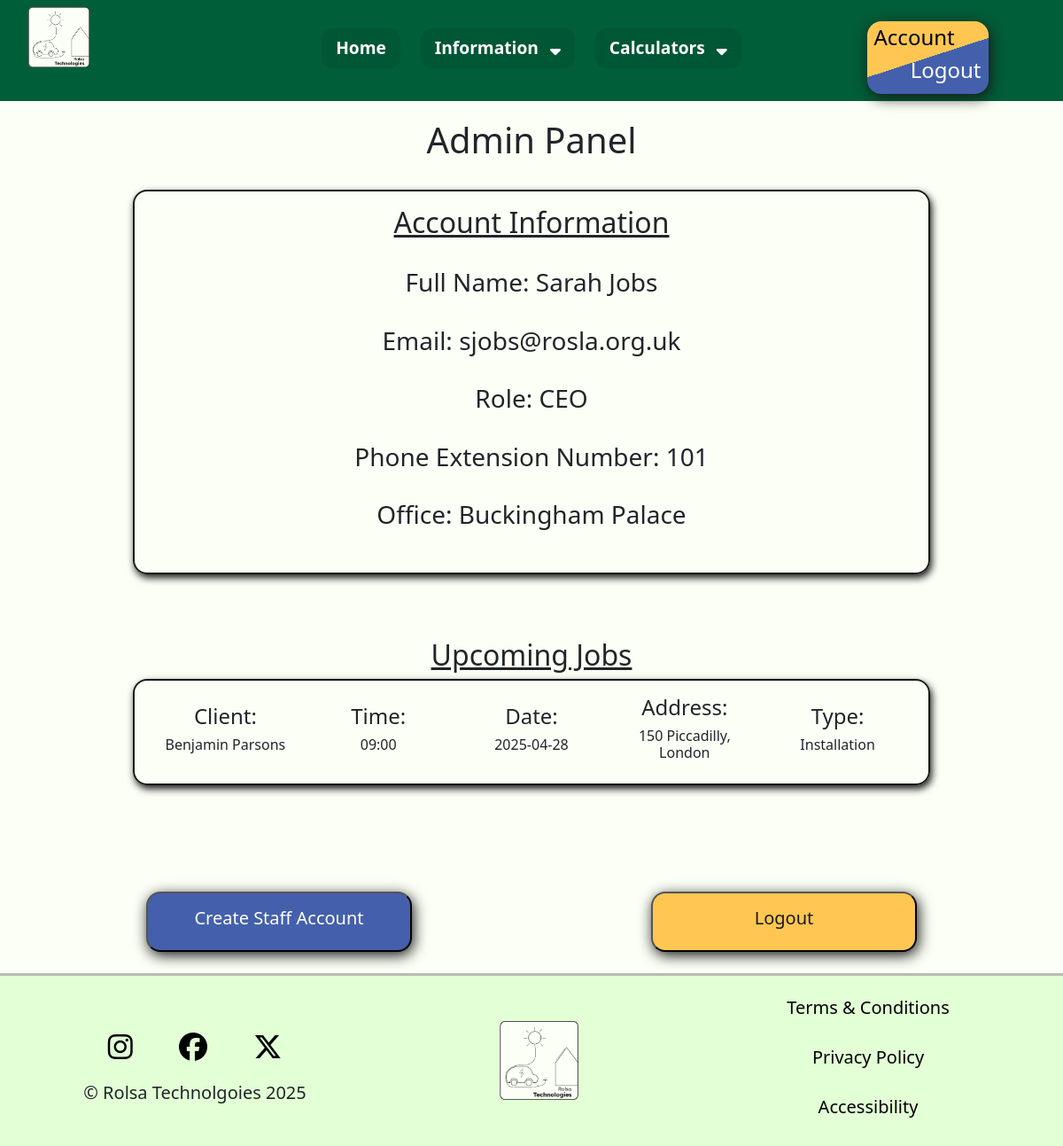
The app's page /admin (signed in) with its own data.
### tables this page shows
CREATE TABLE Staff(
    StaffID INTEGER NOT NULL,
    AccountID INTEGER NOT NULL,
    FullName VARCHAR(255) NOT NULL,
    Role VARCHAR(25) NOT NULL,
    OfficeID INTEGER NOT NULL,
    PhoneExt VARCHAR(3) NOT NULL,
    PRIMARY KEY (StaffID),
    FOREIGN KEY (AccountID) REFERENCES Account(AccountID),
    FOREIGN KEY (OfficeID) REFERENCES Office(OfficeID)
);

CREATE TABLE Account (
    AccountID INTEGER NOT NULL,
    Email BOOLEAN DEFAULT 1,
    Password VARCHAR(255) NOT NULL,
    AccountTypeID INTEGER DEFAULT 1,
    PRIMARY KEY (AccountID),
    FOREIGN KEY (AccountTypeID) REFERENCES AccountType(AccountTypeID)
);

CREATE TABLE Office(
    OfficeID INTEGER NOT NULL,
    OfficeName VARCHAR(50) NOT NULL,
    Address TEXT NOT NULL,
    Postcode VARCHAR(8) NOT NULL,
    PRIMARY KEY (OfficeID)
);

CREATE TABLE Personal(
    AccountID INTEGER NOT NULL,
    FullName VARCHAR(255) NOT NULL,
    DateOfBirth DATE,
    Address TEXT,
    Postcode VARCHAR(8),
    FOREIGN KEY (AccountID) REFERENCES Account(AccountID)
);

CREATE TABLE BookingType (
    BookingTypeID INTEGER NOT NULL,
    Title VARCHAR(25) NOT NULL,
    PRIMARY KEY (BookingTypeID)
);

### main.py (the view)
@app.route("/admin")
def admin():
    staff = session.get('type', None)
    account = session.get('account', None)
    if staff == 3:
        AccountInformation = Get.RetrieveAdmins(account)
        UnassignedWork = Get.UnassignedJobs()
        UpcomingWork = Get.UpcomingJobs(account)
        return render_template("admin.html", AccountInformation = AccountInformation, UnassignedWork = UnassignedWork, UpcomingWork = UpcomingWork)
    else:
        return redirect("/account")

### get.py (called while the page is built, shortened)
def RetrieveAdmins(account):
    AccountInformation = {}
    con = sqlite3.connect("RolsaDB.db")
    cursor = con.cursor()
    cursor.execute("SELECT FullName, Email, Role, PhoneExt, OfficeName FROM Account JOIN Staff ON Account.AccountID = Staff.AccountID JOIN Office ON Staff.OfficeID = Office.OfficeID WHERE Email = ?", (account,))
    Admin = cursor.fetchone()
    con.close()
    AccountInformation = {
        'Name': Admin[0],
        'Email': Admin[1],
        'Role': Admin[2],
        'PhoneExt': Admin[3],
        'Office': Admin[4]
    }
    return AccountInformation

def UnassignedJobs():
    UnassignedWork = {}
    con = sqlite3.connect("RolsaDB.db")
    cursor = con.cursor()
    current_time = datetime.now().strftime('%Y-%m-%d %H:%M:%S')
    cursor.execute("SELECT SS.BookingID FROM StaffSchedule SS JOIN Booking B ON SS.BookingID = B.BookingID WHERE StaffID IS NULL AND B.BookingTypeID = 1 AND ForDateTime >= ?", (current_time,))
    Unassigned = cursor.fetchall()
    con.close()
    return UnassignedWork

### main.py (called while the page is built)
@app.context_processor
def inject_global_data():
    return {
        "account": session.get('account', None), #email address is considered as account
        "type": session.get('type', None) #type is considered as account type (Personal, Business, Admin)
    }

### templates/admin.html (shortened to what this page needs)
{% extends "base.html" %}
{% block css %}
    <link rel="stylesheet" href="{{ url_for('static', filename='css/admin.css') }}">
{% endblock %}
{% block content %}
    <h1>Admin Panel</h1>
    <br>
    <div class="infobox">
    <center>
        <h2>Account Information</h2>
        <br>
        <h3>Full Name: {{AccountInformation.Name}}</h3><br>
        <h3>Email:  {{AccountInformation.Email}}</h3><br>
        <h3>Role:  {{AccountInformation.Role}}</h3><br>
        <h3>Phone Extension Number:  {{AccountInformation.PhoneExt}}</h3><br>
        <h3>Office:  {{AccountInformation.Office}}</h3><br>
    </center>
</div><br><br><br>
<h2>Upcoming Jobs</h2>
{% if UpcomingWork %}
{% for counter, job in UpcomingWork.items() %}
<div class="infobox">
  <div class="container text-center">
    <div class="row align-items-center">
      <div class="col">
        <h4>Client:</h4>
        <h6>{{ job.Name }}</h6>
      </div>
      <div class="col">
        <h4>{% if job.Type == "Not Continuing" %}Cancelled{% endif%} Time:</h4>
        <h6>{{ job.Time }}</h6>
      </div>
      <div class="col">
        <h4>{% if job.Type == "Not Continuing" %}Cancelled{% endif%} Date:</h4>
        <h6>{{ job.Date }}</h6>
      </div>
      <div class="col">
        <h4>Address:</h4>
        <h6>{{ job.Address }}</h6>
      </div>
      <div class="col">
        <h4>Type:</h4>
        {% if job.Type == "Not Continuing" %}
          <h6 style="color: red;">{{ job.Type }}</h6>
        {% else %}
          <h6>{{ job.Type }}</h6>
        {% endif %}
      </div>
      <br>
      <br>
    </div>
</div>
</div>
<br>
{% endfor %}
{% else %}
<br><br>
<h3 style="text-align: center; color: red;">No Jobs assigned to you at the moment</h3>
{% endif %}
<br><br>
<br><br>
<div class="container text-center">
    <div class="row align-items-center">
        <div class="col">
            <button id="BlueButton" onclick="window.location.href='{{ url_for('CreateAdmin')}}'"><h5>Create Staff Account</h5></button>
        </div>
        <div class="col">
            <button id="YellowButton" onclick="window.location.href='/logout'"><h5>Logout</h5></button>
        </div>
    </div>
</div>
<br>
{% endblock %}

### static/css/general.css (style rules this page uses)
body { font-family: "Lexend", sans-serif; margin: 0; padding: 0; background-color: #FCFFF6 !important; color: #191919; }
h1 { text-align: center; margin-bottom: 1.5vh; }
h2 { text-align: center; text-decoration: underline; margin-top: 2vh; margin-bottom: 1vh; }
#BlueButton { background-color: #4460AC; color: white; padding: 2vh 4vh; border-radius: 2vh; min-width: 300px; max-width: 95%; box-shadow: 0.25vh 0.5vh 2vh #191919; transition: 0.25s; }
#YellowButton { background-color: #FFC752; color: #191919; padding: 2vh 4vh; border-radius: 2vh; min-width: 300px; max-width: 95%; box-shadow: 0.25vh 0.5vh 2vh #191919; transition: 0.25s; }
.infobox { width: 75%; margin-left: auto; margin-right: auto; padding: 2vh; border: 2px solid #191919; border-radius: 2vh; box-shadow: 0.25vh 0.5vh 1vh #191919; }

### static/css/admin.css (style rules this page uses)
.infobox { width: 75%; margin-left: auto; margin-right: auto; padding: 2vh; border: 2px solid #191919; border-radius: 2vh; box-shadow: 0.25vh 0.5vh 1vh #191919; }

### records on screen
Staff: Name "Sarah Jobs", Role "CEO", PhoneExt "101"
Account: Email "sjobs@rosla.org.uk"
Office: Office "Buckingham Palace"
Personal: Name "Benjamin Parsons", Address "150 Piccadilly, London"
BookingType: Type "Installation"

### other values on screen
{{ job.Time }} "09:00"
{{ job.Date }} "2025-04-28"
